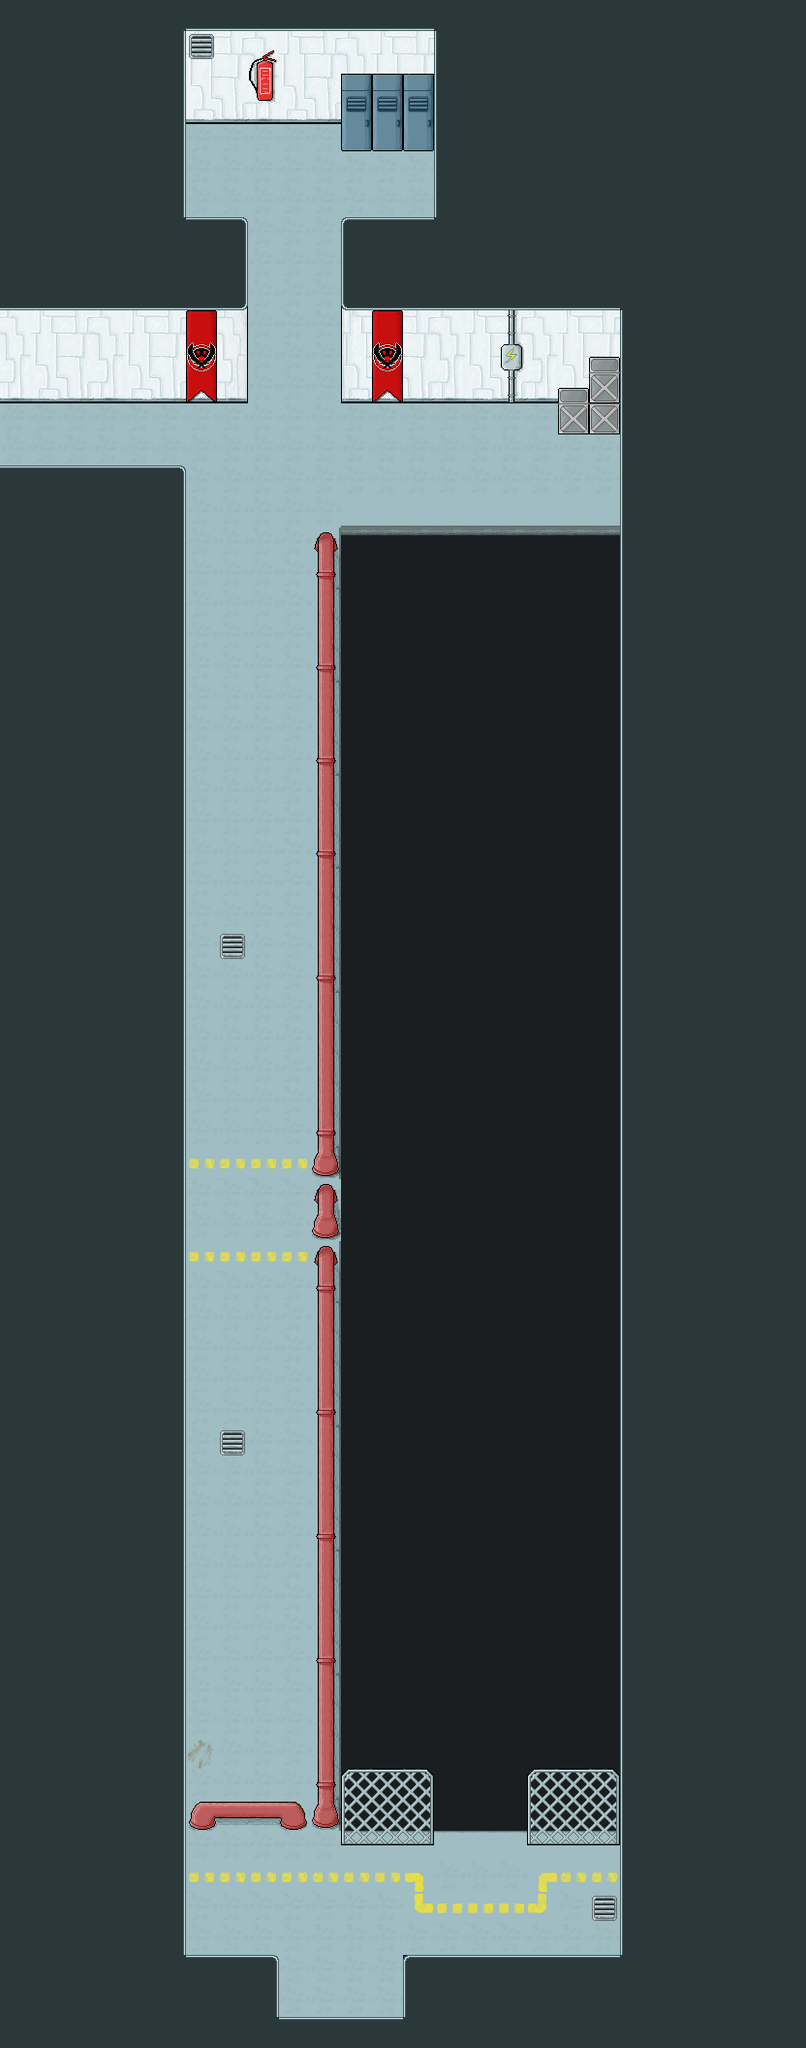

Below is a game level as drawn by its tile map, then a one-line description and the .tmx that defines it (tile-layer data replaced by summaries):
An orthogonal 26x66 tile map with 32x32 px tiles, 2 tile layers (Background, Foreground) and 25 objects (5x FlyingCannon, 2x Cylinders, 2x GoldFeather, 2x Penguin, 2x RespawnPoint, ...).

<map version="1.0" orientation="orthogonal" width="26" height="66" tilewidth="32" tileheight="32">
 <tileset firstgid="1" name="Metal" tilewidth="32" tileheight="32">
  <image source="../Images/Tilesets/Metal.png" width="512" height="512" />
  <tile id="2">
   <properties>
    <property name="type" value="Hole" />
   </properties>
  </tile>
  <tile id="3">
   <properties>
    <property name="type" value="PhysicalTile" />
   </properties>
  </tile>
  <tile id="4">
   <properties>
    <property name="type" value="PhysicalTile" />
   </properties>
  </tile>
  <tile id="5">
   <properties>
    <property name="type" value="PhysicalTile" />
   </properties>
  </tile>
  <tile id="6">
   <properties>
    <property name="type" value="PhysicalTile" />
   </properties>
  </tile>
  <tile id="7">
   <properties>
    <property name="type" value="PhysicalTile" />
   </properties>
  </tile>
  <tile id="19">
   <properties>
    <property name="type" value="PhysicalTile" />
   </properties>
  </tile>
  <tile id="20">
   <properties>
    <property name="type" value="PhysicalTile" />
   </properties>
  </tile>
  <tile id="21">
   <properties>
    <property name="type" value="PhysicalTile" />
   </properties>
  </tile>
  <tile id="22">
   <properties>
    <property name="type" value="PhysicalTile" />
   </properties>
  </tile>
  <tile id="23">
   <properties>
    <property name="type" value="PhysicalTile" />
   </properties>
  </tile>
  <tile id="35">
   <properties>
    <property name="type" value="PhysicalTile" />
   </properties>
  </tile>
  <tile id="36">
   <properties>
    <property name="type" value="PhysicalTile" />
   </properties>
  </tile>
  <tile id="37">
   <properties>
    <property name="type" value="PhysicalTile" />
   </properties>
  </tile>
  <tile id="38">
   <properties>
    <property name="type" value="PhysicalTile" />
   </properties>
  </tile>
  <tile id="39">
   <properties>
    <property name="type" value="PhysicalTile" />
   </properties>
  </tile>
  <tile id="47">
   <properties>
    <property name="type" value="PhysicalTile" />
   </properties>
  </tile>
  <tile id="58">
   <properties>
    <property name="type" value="PhysicalTile" />
   </properties>
  </tile>
  <tile id="59">
   <properties>
    <property name="type" value="PhysicalTile" />
   </properties>
  </tile>
  <tile id="68">
   <properties>
    <property name="type" value="PhysicalTile" />
   </properties>
  </tile>
  <tile id="74">
   <properties>
    <property name="type" value="PhysicalTile" />
   </properties>
  </tile>
  <tile id="75">
   <properties>
    <property name="type" value="PhysicalTile" />
   </properties>
  </tile>
  <tile id="76">
   <properties>
    <property name="type" value="PhysicalTile" />
   </properties>
  </tile>
  <tile id="80">
   <properties>
    <property name="type" value="PhysicalTile" />
   </properties>
  </tile>
  <tile id="86">
   <properties>
    <property name="type" value="PhysicalTile" />
   </properties>
  </tile>
  <tile id="90">
   <properties>
    <property name="type" value="PhysicalTile" />
   </properties>
  </tile>
  <tile id="91">
   <properties>
    <property name="type" value="PhysicalTile" />
   </properties>
  </tile>
  <tile id="92">
   <properties>
    <property name="type" value="PhysicalTile" />
   </properties>
  </tile>
  <tile id="96">
   <properties>
    <property name="type" value="PhysicalTile" />
   </properties>
  </tile>
  <tile id="99">
   <properties>
    <property name="type" value="Hole" />
   </properties>
  </tile>
  <tile id="100">
   <properties>
    <property name="type" value="Hole" />
   </properties>
  </tile>
  <tile id="101">
   <properties>
    <property name="type" value="Hole" />
   </properties>
  </tile>
  <tile id="113">
   <properties>
    <property name="type" value="PhysicalTile" />
   </properties>
  </tile>
  <tile id="114">
   <properties>
    <property name="type" value="PhysicalTile" />
   </properties>
  </tile>
  <tile id="115">
   <properties>
    <property name="type" value="PhysicalTile" />
   </properties>
  </tile>
  <tile id="119">
   <properties>
    <property name="type" value="PhysicalType" />
   </properties>
  </tile>
  <tile id="120">
   <properties>
    <property name="type" value="PhysicalTile" />
   </properties>
  </tile>
  <tile id="135">
   <properties>
    <property name="type" value="PhysicalTile" />
   </properties>
  </tile>
  <tile id="141">
   <properties>
    <property name="type" value="PhysicalTile" />
   </properties>
  </tile>
  <tile id="142">
   <properties>
    <property name="type" value="PhysicalTile" />
   </properties>
  </tile>
  <tile id="143">
   <properties>
    <property name="type" value="PhysicalTile" />
   </properties>
  </tile>
  <tile id="145">
   <properties>
    <property name="type" value="PhysicalTile" />
   </properties>
  </tile>
  <tile id="146">
   <properties>
    <property name="type" value="PhysicalTile" />
   </properties>
  </tile>
  <tile id="147">
   <properties>
    <property name="type" value="PhysicalTile" />
   </properties>
  </tile>
  <tile id="151">
   <properties>
    <property name="type" value="Pipe" />
   </properties>
  </tile>
  <tile id="152">
   <properties>
    <property name="type" value="Pipe" />
   </properties>
  </tile>
  <tile id="153">
   <properties>
    <property name="type" value="PhysicalTile" />
   </properties>
  </tile>
  <tile id="167">
   <properties>
    <property name="type" value="Pipe" />
   </properties>
  </tile>
  <tile id="168">
   <properties>
    <property name="type" value="Pipe" />
   </properties>
  </tile>
  <tile id="170">
   <properties>
    <property name="type" value="PhysicalTile" />
   </properties>
  </tile>
  <tile id="171">
   <properties>
    <property name="type" value="PhysicalTile" />
   </properties>
  </tile>
  <tile id="172">
   <properties>
    <property name="type" value="PhysicalTile" />
   </properties>
  </tile>
  <tile id="173">
   <properties>
    <property name="type" value="PhysicalTile" />
   </properties>
  </tile>
  <tile id="174">
   <properties>
    <property name="type" value="PhysicalTile" />
   </properties>
  </tile>
  <tile id="175">
   <properties>
    <property name="type" value="PhysicalTile" />
   </properties>
  </tile>
  <tile id="183">
   <properties>
    <property name="type" value="Pipe" />
   </properties>
  </tile>
  <tile id="184">
   <properties>
    <property name="type" value="Pipe" />
   </properties>
  </tile>
  <tile id="186">
   <properties>
    <property name="type" value="PhysicalTile" />
   </properties>
  </tile>
  <tile id="187">
   <properties>
    <property name="type" value="PhysicalTile" />
   </properties>
  </tile>
  <tile id="188">
   <properties>
    <property name="type" value="PhysicalTile" />
   </properties>
  </tile>
  <tile id="189">
   <properties>
    <property name="type" value="PhysicalTile" />
   </properties>
  </tile>
  <tile id="190">
   <properties>
    <property name="type" value="PhysicalTile" />
   </properties>
  </tile>
  <tile id="191">
   <properties>
    <property name="type" value="PhysicalTile" />
   </properties>
  </tile>
  <tile id="199">
   <properties>
    <property name="type" value="PhysicalTile" />
   </properties>
  </tile>
  <tile id="208">
   <properties>
    <property name="type" value="Pipe" />
   </properties>
  </tile>
  <tile id="209">
   <properties>
    <property name="type" value="PhysicalTile" />
   </properties>
  </tile>
  <tile id="210">
   <properties>
    <property name="type" value="Pipe" />
   </properties>
  </tile>
  <tile id="211">
   <properties>
    <property name="type" value="PhysicalTile" />
   </properties>
  </tile>
  <tile id="212">
   <properties>
    <property name="type" value="PhysicalTile" />
   </properties>
  </tile>
  <tile id="213">
   <properties>
    <property name="type" value="PhysicalTile" />
   </properties>
  </tile>
  <tile id="214">
   <properties>
    <property name="type" value="PhysicalTile" />
   </properties>
  </tile>
  <tile id="215">
   <properties>
    <property name="type" value="Pipe" />
   </properties>
  </tile>
  <tile id="216">
   <properties>
    <property name="type" value="Pipe" />
   </properties>
  </tile>
  <tile id="231">
   <properties>
    <property name="type" value="PhysicalTile" />
   </properties>
  </tile>
  <tile id="233">
   <properties>
    <property name="type" value="PhysicalTile" />
   </properties>
  </tile>
  <tile id="234">
   <properties>
    <property name="type" value="PhysicalTile" />
   </properties>
  </tile>
  <tile id="235">
   <properties>
    <property name="type" value="PhysicalTile" />
   </properties>
  </tile>
  <tile id="236">
   <properties>
    <property name="type" value="PhysicalTile" />
   </properties>
  </tile>
 </tileset>
 <layer name="Background" width="26" height="66">
  <data>[1716 cells, 1716 non-empty, 33 distinct tile ids]</data>
 </layer>
 <layer name="Foreground" width="26" height="66">
  <data>[1716 cells, 966 non-empty, 38 distinct tile ids]</data>
 </layer>
 <objectgroup name="Objects" width="26" height="66">
  <object name="Door" type="Cylinders" x="284" y="367" />
  <object name="BarrelHole" type="BarrelHole" x="479" y="471">
   <properties>
    <property name="door" value="Door" />
   </properties>
  </object>
  <object name="Door1" type="Cylinders" x="473" y="1904" />
  <object name="Switch" type="SwitchMetal" x="279" y="1799">
   <properties>
    <property name="door" value="Door1" />
   </properties>
  </object>
  <object type="Barrel" x="576" y="1941" />
  <object type="TriggerWarp" x="1" y="327" width="57" height="173">
   <properties>
    <property name="respawn" value="right" />
    <property name="url" value="Maps/W3M7.json" />
   </properties>
  </object>
  <object type="FlyingCannon" x="444" y="1073" />
  <object type="TriggerEnemies" x="275" y="496" width="363" height="371">
   <properties>
    <property name="direction" value="2" />
    <property name="location" value="7" />
    <property name="number" value="3" />
    <property name="type" value="mouse" />
   </properties>
  </object>
  <object x="483" y="1451" />
  <object type="Cannon" x="256" y="855" />
  <object type="Life" x="233" y="183" />
  <object type="BigAnt" x="303" y="184">
   <properties>
    <property name="mode" value="2" />
   </properties>
  </object>
  <object type="BigEgg" x="363" y="184" />
  <object type="ElectricSnake" x="605" y="863">
   <properties>
    <property name="mode" value="2" />
   </properties>
  </object>
  <object type="GoldFeather" x="484" y="1452" />
  <object type="GoldFeather" x="535" y="892" />
  <object type="Penguin" x="277" y="1071" />
  <object type="Penguin" x="223" y="1009" />
  <object type="FlyingCannon" x="589" y="1308" />
  <object type="FlyingCannon" x="415" y="1512" />
  <object type="FlyingCannon" x="467" y="687" />
  <object type="FlyingCannon" x="519" y="975" />
  <object type="Raccoon" x="409" y="183">
   <properties>
    <property name="url" value="World3/special" />
   </properties>
  </object>
 </objectgroup>
 <objectgroup name="RespawnPoints" width="26" height="66" visible="0">
  <object name="Respawn" type="RespawnPoint" x="323" y="2016">
   <properties>
    <property name="location" value="down" />
   </properties>
  </object>
  <object name="Respawn" type="RespawnPoint" x="347" y="2027">
   <properties>
    <property name="location" value="init" />
   </properties>
  </object>
 </objectgroup>
</map>
